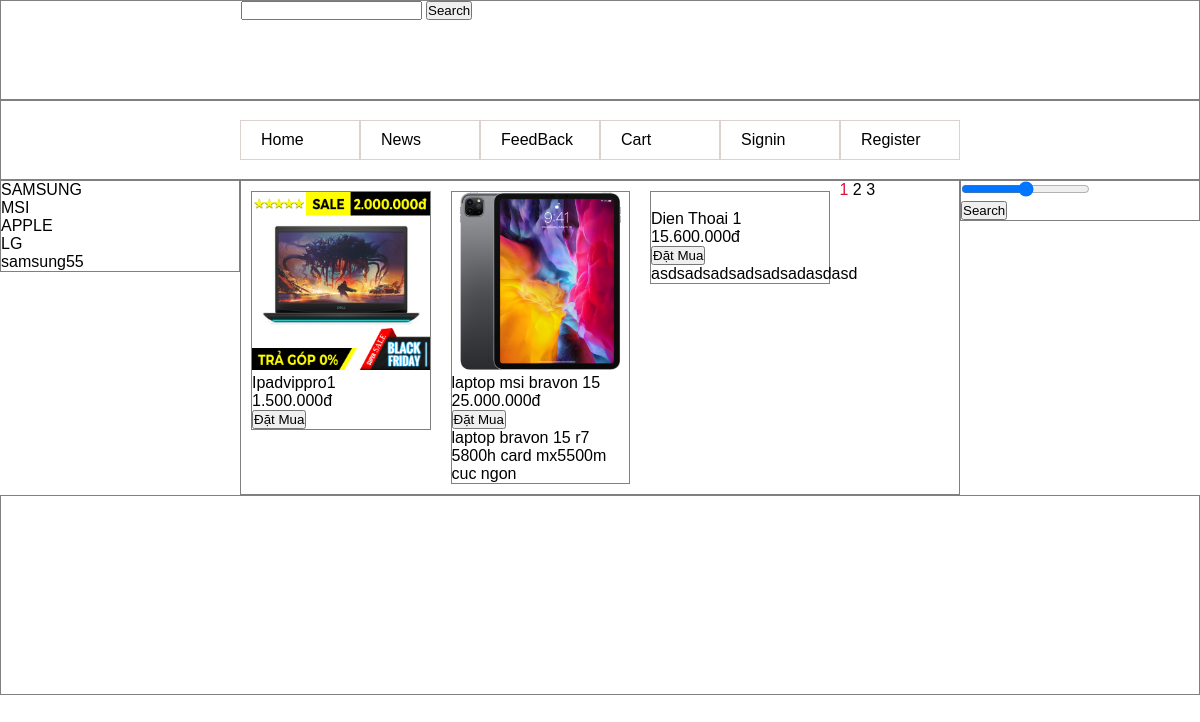
The app's page /bai11/website/index.php with its own data.
### tables this page shows
CREATE TABLE `brands` (
  `id` int(11) NOT NULL,
  `name` varchar(40) NOT NULL,
  `status` tinyint(4) NOT NULL DEFAULT 1
);

CREATE TABLE `products` (
  `id` int(11) NOT NULL,
  `brandid` int(11) NOT NULL,
  `name` varchar(30) NOT NULL,
  `price` int(11) NOT NULL,
  `image` varchar(50) NOT NULL,
  `description` text NOT NULL,
  `status` tinyint(4) NOT NULL DEFAULT 1
);

### bai11/website/view/home.php (called while the page is built)
<?php
    include "showproducts.php";
?>

### bai11/website/view/showproducts.php (the view, shortened to what this page needs)
<?php
        $query = "select * from products where status=1";
        $option='home';
    $page=1;
    $productsperpage =3;
    $from = ($page-1)*$productsperpage;
    $totalProduct=$connect->query($query);
    $totalPages=ceil(mysqli_num_rows($totalProduct)/$productsperpage);
    $query .= " limit $from,$productsperpage";
    $result = $connect->query($query);
?>
<?php foreach($result as $item){ ?>
        <div class="product" >
            <div class="img" >
               <a href="?option=productdetail&id=<?= $item['id']; ?>"> <img src="images/<?= $item['image'] ?>" alt=""></a>
            </div>
            <div class="name"><?= $item['name']; ?></div>
            <div class="price"><?= number_format($item['price'],0,',','.'); ?>đ</div>
            <div> <button onclick="location='?option=cart&action=add&id=<?= $item['id'] ?>';">Đặt Mua</button> </div>
            <div> <?= $item['description'];?> </div>
        </div>
    <?php    } ?>
    <div class="pages">
    <?php  for($i=1;$i<=$totalPages;$i++){?>
            <a class="<?= empty($_GET['option'])&&$i==1 || (isset($_GET['page'])&& $_GET['page']==$i)?'colorpage':'';?>" href="?option=<?=$option?>&page=<?= $i?>"> <?= $i;?> </a>
    <?php   } ?>
    </div>

### bai11/website/index.php (shortened to what this page needs)
<?php
    $connect = new mysqli('localhost','root','','apt_c2010g');
?>
<!DOCTYPE html>
<html lang="en">
<head>
    <link rel="stylesheet" href="css/style.css">
</head>
<body>
    <header id="header">
       <?php include "view/layout/header.php"; ?>
    </header>
    <nav id="nav">
    <?php include "view/layout/menu-top.php"; ?>
    </nav>
    <main id="main">
        <section id="left"> <?php include "view/layout/left.php"; ?></section>
        <section id="body"><?php include "view/layout/article.php"; ?></section>
        <section id="right"> <?php include "view/layout/right.php"; ?></section>
    </main>
    <footer id="footer">
    </footer>
</body>
</html>

### bai11/website/view/layout/header.php (shortened to what this page needs)
<div class="header">
            <div id="left">
            </div>
            <div id="right">
                <div>
                    <form autocomplete>
                        <input autocomplete="on" type="search" name="keyword"  value="<?= isset($_GET['keyword'])?$_GET['keyword']:' '; ?>" id=""> <input type="submit" value="Search">
                    </form>
                </div>
            </div>
</div>

### bai11/website/view/layout/menu-top.php
<div class="nav">
            <ul>
                <li class="items"> <a href="?option=home">Home</a></li>
                <li class="items"> <a href="?option=news">News</a></li>
                <li class="items"> <a href="?option=feedback">FeedBack</a></li>
                <li class="items"> <a href="?option=cart">Cart</a></li>
                <?php   if(empty($_SESSION['member'])){?>
                <li class="items"> <a href="?option=signin">Signin</a></li>
                <li class="items"> <a href="?option=register">Register</a></li>
                <?php }else{?>
                    <span> Xin Chào : <?= $_SESSION['member'] ?></span> |  <a href="?option=logout">Đăng Xuất</a>
                <?php } ?>
            </ul>
        </div>

### bai11/website/view/layout/left.php
<?php
    $query = "select * from brands where status";
    $result = $connect->query($query);
?>
<?php
    foreach($result as $item){ ?>
    <div><a href="?option=showproducts&brandid=<?= $item['id']; ?>"><?= $item['name']; ?></a></div>
<?php  }?>

### bai11/website/view/layout/article.php
<?php
                if(isset($_GET['option'])){
                    switch($_GET['option']){
                        case'home':
                            include "view/home.php";
                        break;
                        case 'signin':
                            include "view/signin.php";
                        break;
                        case 'logout':
                            unset($_SESSION['member']);
                            header("location:?option=home");
                        break;
                        case 'register':
                            include "view/register.php";
                        break;
                        case 'productdetail':
                            include "view/productdetail.php";
                        break;
                        case'showproducts':
                            include 'view/showproducts.php';
                        break;
                        case 'cart':
                            include 'view/cart.php';
                        break;
                        case 'order':
                            include 'view/order.php';
                        break;
                        case 'ordersucces':
                            include 'view/ordersucces.php';
                        break;
                    }
                }else{
                    include "view/home.php";
                }
            ?>

### bai11/website/view/layout/right.php (shortened to what this page needs)
<section>
    <form >
        <input type="range" name="range" min="100000" max="100000000"  step="500000" oninput="document.getElementById('max').innerHTML=this.value;">
        <span id="max"><?= isset($_GET['range'])?$_GET['range']:""; ?></span> <br>
        <input type="submit" value="Search">
    </form>
</section>

### bai11/website/css/style.css (style rules this page uses)
* { margin: 0; padding: 0; box-sizing: border-box; }
html,body { width: 100%; height: 100%; font-family: sans-serif; }
a { text-decoration: none; color: black; }
#header { width: 100%; height: 100px; border: 1px solid gray; }
#header .header { width: 100%; height: 100%; display: flex; }
#header .header #left { width: 20%; height:100%; }
#header .header #right { width: 80%; height:100%; }
#nav { min-height:80px; width: 100%; display: flex; align-items: center; justify-content: center; border: 1px solid gray; }
#nav ul { list-style: none; display: flex; }
#nav ul li { display:inline-block; border: 1px solid #5213; width: 120px; padding: 10px 20px; transition: 0.3s ease; }
#nav ul li a { display: block; font-weight: 400; }
#main { width: 100%; display: flex; }
#main #left { width: 20%; height: 100%; border: 1px solid gray; }
#main #body { width:60%; height: 100%; border: 1px solid gray; }
.product { margin: 10px; width:25%; float: left; border: 1px solid gray; }
.product .img img { width: 100%; }
#main #right { width: 20%; height: 100%; border: 1px solid gray; }
#main .colorpage { color: crimson; }
#footer { width: 100%; min-height:200px; border: 1px solid gray; }

### records on screen
brands: name "SAMSUNG"
brands: name "MSI"
brands: name "APPLE"
brands: name "LG"
brands: name "samsung55"
products: image (picture), name "Ipadvippro1", price "1.500.000"
products: image (picture), name "laptop msi bravon 15", price "25.000.000", description "laptop bravon 15 r7 5800h card mx5500m cuc ngon"
products: name "Dien Thoai 1", price "15.600.000", description "asdsadsadsadsadsadasdasd"
